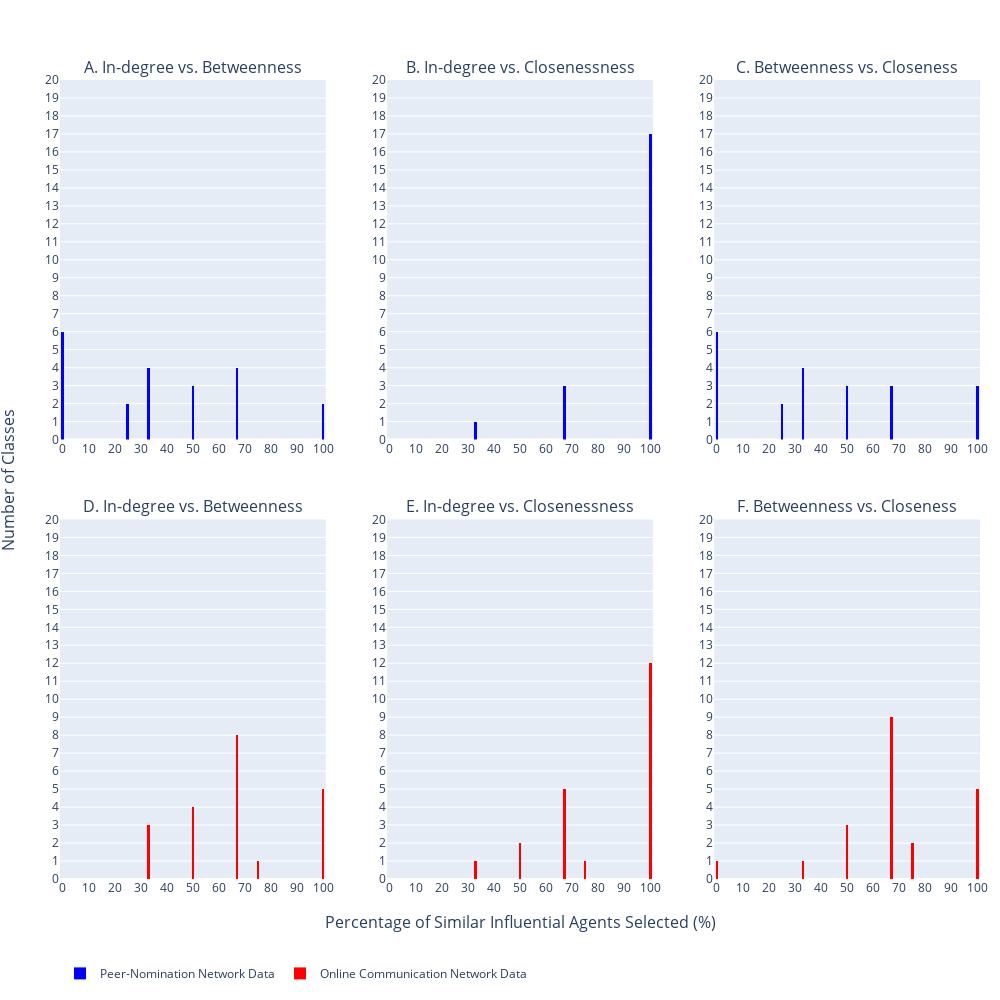

Notebook code cell kept with this figure:
### Code cell
# Figure
fig = go.Figure()
fig = make_subplots(rows=2, cols=3,
                    x_title='Percentage of Similar Influential Agents Selected (%)',
                    y_title='Number of Classes',
                    subplot_titles=('A. In-degree vs. Betweenness',
                                    'B. In-degree vs. Closenessness',
                                    'C. Betweenness vs. Closeness',
                                    'D. In-degree vs. Betweenness',
                                    'E. In-degree vs. Closenessness',
                                    'F. Betweenness vs. Closeness'),
                                    vertical_spacing = 0.1)
fig.add_trace(go.Histogram(x=pnn['IndegreeBetweenness'],
                           name='Peer-Nomination Network Data',
                           xbins=dict(size=1),
                           marker_color='blue'),
              row=1, col=1)
fig.add_trace(go.Histogram(x=pnn['IndegreeCloseness'],
                           name='Peer-Nomination Network Data',
                           showlegend=False,
                           xbins=dict(size=1),
                           marker_color='blue'),
              row=1, col=2)
fig.add_trace(go.Histogram(x=pnn['BetweennessCloseness'],
                           name='Peer-Nomination Network Data',
                           showlegend=False,
                           xbins=dict(size=1),
                           marker_color='blue'),
              row=1, col=3)
fig.add_trace(go.Histogram(x=ocn['IndegreeBetweenness'],
                           name='Online Communication Network Data',
                           xbins=dict(size=1),
                           marker_color='red'),
              row=2, col=1)
fig.add_trace(go.Histogram(x=ocn['IndegreeCloseness'],
                           name='Online Communication Network Data',
                           showlegend=False,
                           xbins=dict(size=1),
                           marker_color='red'),
              row=2, col=2)
fig.add_trace(go.Histogram(x=ocn['BetweennessCloseness'],
                           name='Online Communication Network Data',
                           showlegend=False,
                           xbins=dict(size=1),
                           marker_color='red'),
              row=2, col=3)

# Combine histograms
fig.update_layout(width=1000, height=1000,
                  xaxis1 = dict({'range': [-1, 101]}, tickmode = 'linear', tick0=0, dtick=10),
                  xaxis2 = dict({'range': [-1, 101]}, tickmode = 'linear', tick0=0, dtick=10),
                  xaxis3 = dict({'range': [-1, 101]}, tickmode = 'linear', tick0=0, dtick=10),
                  xaxis4 = dict({'range': [-1, 101]}, tickmode = 'linear', tick0=0, dtick=10),
                  xaxis5 = dict({'range': [-1, 101]}, tickmode = 'linear', tick0=0, dtick=10),
                  xaxis6 = dict({'range': [-1, 101]}, tickmode = 'linear', tick0=0, dtick=10),
                  yaxis1 = dict({'range': [0, 20]}, tickmode = 'linear', tick0=0, dtick=1),
                  yaxis2 = dict({'range': [0, 20]}, tickmode = 'linear', tick0=0, dtick=1),
                  yaxis3 = dict({'range': [0, 20]}, tickmode = 'linear', tick0=0, dtick=1),
                  yaxis4 = dict({'range': [0, 20]}, tickmode = 'linear', tick0=0, dtick=1),
                  yaxis5 = dict({'range': [0, 20]}, tickmode = 'linear', tick0=0, dtick=1),
                  yaxis6 = dict({'range': [0, 20]}, tickmode = 'linear', tick0=0, dtick=1),
                  margin=dict(l=60, r=20, t=80, b=60),
                  legend=dict(orientation='h')
                  )
fig.show()

### Figure 1 — Plotly figure (JSON) as saved in the notebook; plotly's stock layout.template omitted (floating-point values rounded to 4 significant figures)
{"data": [{"marker": {"color": "blue"}, "name": "Peer-Nomination Network Data", "x": [67, 0, 100, 0, 100, 33, 0, 67, 0, 0, 25, 50, 67, 33, 50, 33, 33, 67, 25, 0, 50], "xbins": {"size": 1}, "type": "histogram", "xaxis": "x", "yaxis": "y"}, {"marker": {"color": "blue"}, "name": "Peer-Nomination Network Data", "showlegend": false, "x": [100, 100, 100, 100, 100, 67, 100, 67, 100, 33, 100, 100, 67, 100, 100, 100, 100, 100, 100, 100, 100], "xbins": {"size": 1}, "type": "histogram", "xaxis": "x2", "yaxis": "y2"}, {"marker": {"color": "blue"}, "name": "Peer-Nomination Network Data", "showlegend": false, "x": [67, 0, 100, 0, 100, 33, 0, 100, 0, 0, 25, 50, 67, 33, 50, 33, 33, 67, 25, 0, 50], "xbins": {"size": 1}, "type": "histogram", "xaxis": "x3", "yaxis": "y3"}, {"marker": {"color": "red"}, "name": "Online Communication Network Data", "x": [67, 67, 33, 33, 100, 33, 100, 67, 50, 67, 50, 100, 100, 67, 50, 100, 67, 67, 50, 67, 75], "xbins": {"size": 1}, "type": "histogram", "xaxis": "x4", "yaxis": "y4"}, {"marker": {"color": "red"}, "name": "Online Communication Network Data", "showlegend": false, "x": [67, 67, 67, 67, 100, 33, 100, 67, 100, 100, 100, 50, 100, 100, 50, 100, 100, 100, 75, 100, 100], "xbins": {"size": 1}, "type": "histogram", "xaxis": "x5", "yaxis": "y5"}, {"marker": {"color": "red"}, "name": "Online Communication Network Data", "showlegend": false, "x": [100, 67, 67, 33, 100, 67, 100, 67, 50, 67, 50, 50, 100, 67, 0, 100, 67, 67, 75, 67, 75], "xbins": {"size": 1}, "type": "histogram", "xaxis": "x6", "yaxis": "y6"}], "layout": {"xaxis": {"anchor": "y", "domain": [0.0, 0.2889], "range": [-1, 101], "tickmode": "linear", "tick0": 0, "dtick": 10}, "yaxis": {"anchor": "x", "domain": [0.55, 1.0], "range": [0, 20], "tickmode": "linear", "tick0": 0, "dtick": 1}, "xaxis2": {"anchor": "y2", "domain": [0.3556, 0.6444], "range": [-1, 101], "tickmode": "linear", "tick0": 0, "dtick": 10}, "yaxis2": {"anchor": "x2", "domain": [0.55, 1.0], "range": [0, 20], "tickmode": "linear", "tick0": 0, "dtick": 1}, "xaxis3": {"anchor": "y3", "domain": [0.7111, 1.0], "range": [-1, 101], "tickmode": "linear", "tick0": 0, "dtick": 10}, "yaxis3": {"anchor": "x3", "domain": [0.55, 1.0], "range": [0, 20], "tickmode": "linear", "tick0": 0, "dtick": 1}, "xaxis4": {"anchor": "y4", "domain": [0.0, 0.2889], "range": [-1, 101], "tickmode": "linear", "tick0": 0, "dtick": 10}, "yaxis4": {"anchor": "x4", "domain": [0.0, 0.45], "range": [0, 20], "tickmode": "linear", "tick0": 0, "dtick": 1}, "xaxis5": {"anchor": "y5", "domain": [0.3556, 0.6444], "range": [-1, 101], "tickmode": "linear", "tick0": 0, "dtick": 10}, "yaxis5": {"anchor": "x5", "domain": [0.0, 0.45], "range": [0, 20], "tickmode": "linear", "tick0": 0, "dtick": 1}, "xaxis6": {"anchor": "y6", "domain": [0.7111, 1.0], "range": [-1, 101], "tickmode": "linear", "tick0": 0, "dtick": 10}, "yaxis6": {"anchor": "x6", "domain": [0.0, 0.45], "range": [0, 20], "tickmode": "linear", "tick0": 0, "dtick": 1}, "annotations": [{"font": {"size": 16}, "showarrow": false, "text": "A. In-degree vs. Betweenness", "x": 0.1444, "xanchor": "center", "xref": "paper", "y": 1.0, "yanchor": "bottom", "yref": "paper"}, {"font": {"size": 16}, "showarrow": false, "text": "B. In-degree vs. Closenessness", "x": 0.5, "xanchor": "center", "xref": "paper", "y": 1.0, "yanchor": "bottom", "yref": "paper"}, {"font": {"size": 16}, "showarrow": false, "text": "C. Betweenness vs. Closeness", "x": 0.8556, "xanchor": "center", "xref": "paper", "y": 1.0, "yanchor": "bottom", "yref": "paper"}, {"font": {"size": 16}, "showarrow": false, "text": "D. In-degree vs. Betweenness", "x": 0.1444, "xanchor": "center", "xref": "paper", "y": 0.45, "yanchor": "bottom", "yref": "paper"}, {"font": {"size": 16}, "showarrow": false, "text": "E. In-degree vs. Closenessness", "x": 0.5, "xanchor": "center", "xref": "paper", "y": 0.45, "yanchor": "bottom", "yref": "paper"}, {"font": {"size": 16}, "showarrow": false, "text": "F. Betweenness vs. Closeness", "x": 0.8556, "xanchor": "center", "xref": "paper", "y": 0.45, "yanchor": "bottom", "yref": "paper"}, {"font": {"size": 16}, "showarrow": false, "text": "Percentage of Similar Influential Agents Selected (%)", "x": 0.5, "xanchor": "center", "xref": "paper", "y": 0, "yanchor": "top", "yref": "paper", "yshift": -30}, {"font": {"size": 16}, "showarrow": false, "text": "Number of Classes", "textangle": -90, "x": 0, "xanchor": "right", "xref": "paper", "xshift": -40, "y": 0.5, "yanchor": "middle", "yref": "paper"}], "margin": {"l": 60, "r": 20, "t": 80, "b": 60}, "legend": {"orientation": "h"}, "width": 1000, "height": 1000}}
